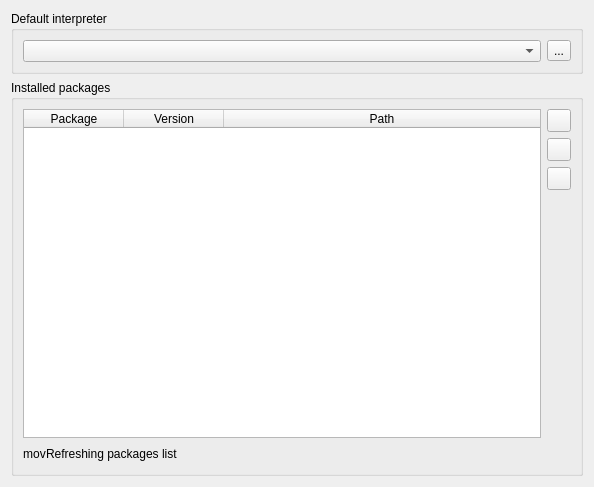
<?xml version="1.0" encoding="UTF-8"?>
<ui version="4.0">
 <class>Form</class>
 <widget class="QWidget" name="Form">
  <property name="geometry">
   <rect>
    <x>0</x>
    <y>0</y>
    <width>594</width>
    <height>487</height>
   </rect>
  </property>
  <property name="windowTitle">
   <string>Form</string>
  </property>
  <layout class="QVBoxLayout" name="verticalLayout">
   <item>
    <widget class="QGroupBox" name="groupBox">
     <property name="title">
      <string>Default interpreter</string>
     </property>
     <layout class="QGridLayout" name="gridLayout">
      <item row="0" column="0">
       <layout class="QHBoxLayout" name="horizontalLayout">
        <item>
         <widget class="QComboBox" name="combo_interpreters">
          <property name="toolTip">
           <string>Choose the default python interpreter</string>
          </property>
          <property name="statusTip">
           <string>Choose the default interpreter that will be used for the first run</string>
          </property>
         </widget>
        </item>
        <item>
         <widget class="QToolButton" name="bt_cfg">
          <property name="toolTip">
           <string>Configure  interpreters</string>
          </property>
          <property name="statusTip">
           <string>Add/remove interpreters</string>
          </property>
          <property name="text">
           <string>...</string>
          </property>
          <property name="icon">
           <iconset theme="system-run">
            <normaloff/>
           </iconset>
          </property>
          <property name="popupMode">
           <enum>QToolButton::InstantPopup</enum>
          </property>
          <property name="arrowType">
           <enum>Qt::NoArrow</enum>
          </property>
         </widget>
        </item>
       </layout>
      </item>
     </layout>
    </widget>
   </item>
   <item>
    <widget class="QGroupBox" name="groupBox_2">
     <property name="title">
      <string>Installed packages</string>
     </property>
     <layout class="QVBoxLayout" name="verticalLayout_3">
      <item>
       <layout class="QHBoxLayout" name="horizontalLayout_2">
        <item>
         <widget class="QTableWidget" name="table_packages">
          <property name="editTriggers">
           <set>QAbstractItemView::NoEditTriggers</set>
          </property>
          <property name="alternatingRowColors">
           <bool>true</bool>
          </property>
          <property name="selectionMode">
           <enum>QAbstractItemView::SingleSelection</enum>
          </property>
          <property name="selectionBehavior">
           <enum>QAbstractItemView::SelectRows</enum>
          </property>
          <attribute name="horizontalHeaderCascadingSectionResizes">
           <bool>false</bool>
          </attribute>
          <attribute name="horizontalHeaderStretchLastSection">
           <bool>true</bool>
          </attribute>
          <attribute name="verticalHeaderVisible">
           <bool>false</bool>
          </attribute>
          <attribute name="verticalHeaderCascadingSectionResizes">
           <bool>false</bool>
          </attribute>
          <column>
           <property name="text">
            <string>Package</string>
           </property>
          </column>
          <column>
           <property name="text">
            <string>Version</string>
           </property>
          </column>
          <column>
           <property name="text">
            <string>Path</string>
           </property>
          </column>
         </widget>
        </item>
        <item>
         <layout class="QVBoxLayout" name="verticalLayout_2">
          <property name="leftMargin">
           <number>0</number>
          </property>
          <item>
           <widget class="QToolButton" name="bt_install_package">
            <property name="toolTip">
             <string>Install new packages</string>
            </property>
            <property name="statusTip">
             <string>Install new packages (package names should be separated by a space)</string>
            </property>
            <property name="text">
             <string/>
            </property>
            <property name="icon">
             <iconset theme="list-add">
              <normaloff/>
             </iconset>
            </property>
           </widget>
          </item>
          <item>
           <widget class="QToolButton" name="bt_uninstall_package">
            <property name="toolTip">
             <string>Remove package</string>
            </property>
            <property name="statusTip">
             <string>Remove the selected package</string>
            </property>
            <property name="text">
             <string/>
            </property>
            <property name="icon">
             <iconset theme="list-remove">
              <normaloff/>
             </iconset>
            </property>
           </widget>
          </item>
          <item>
           <widget class="QToolButton" name="bt_upgrade_package">
            <property name="toolTip">
             <string>Upgrade package</string>
            </property>
            <property name="statusTip">
             <string>Upgrade the selected package</string>
            </property>
            <property name="text">
             <string/>
            </property>
            <property name="icon">
             <iconset theme="up">
              <normaloff/>
             </iconset>
            </property>
           </widget>
          </item>
          <item>
           <spacer name="verticalSpacer">
            <property name="orientation">
             <enum>Qt::Vertical</enum>
            </property>
            <property name="sizeHint" stdset="0">
             <size>
              <width>20</width>
              <height>40</height>
             </size>
            </property>
           </spacer>
          </item>
         </layout>
        </item>
       </layout>
      </item>
      <item>
       <widget class="QWidget" name="widgetInfos" native="true">
        <layout class="QGridLayout" name="gridLayout_2">
         <property name="margin">
          <number>0</number>
         </property>
         <property name="spacing">
          <number>0</number>
         </property>
         <item row="0" column="0">
          <layout class="QHBoxLayout" name="layout_infos">
           <property name="topMargin">
            <number>0</number>
           </property>
           <item>
            <widget class="QLabel" name="lblMovie">
             <property name="text">
              <string>mov</string>
             </property>
             <property name="alignment">
              <set>Qt::AlignCenter</set>
             </property>
            </widget>
           </item>
           <item>
            <widget class="QLabel" name="lblInfos">
             <property name="text">
              <string>Refreshing packages list</string>
             </property>
            </widget>
           </item>
           <item>
            <spacer name="horizontalSpacer">
             <property name="orientation">
              <enum>Qt::Horizontal</enum>
             </property>
             <property name="sizeHint" stdset="0">
              <size>
               <width>40</width>
               <height>20</height>
              </size>
             </property>
            </spacer>
           </item>
          </layout>
         </item>
        </layout>
       </widget>
      </item>
     </layout>
    </widget>
   </item>
  </layout>
 </widget>
 <resources>
  <include location="qidle.qrc"/>
 </resources>
 <connections/>
</ui>
